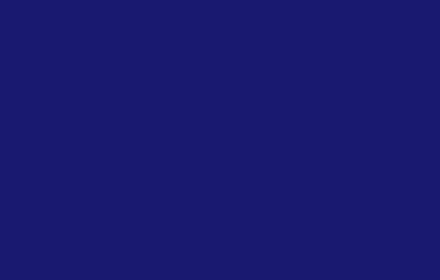
Frame 1 (no input)
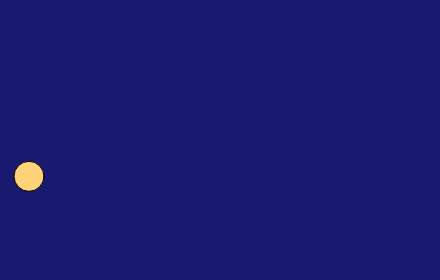
Frame 60 (no input)
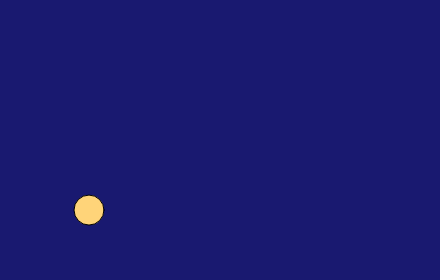
Frame 120 (the mouse pressed at the canvas centre since frame 60)

The p5.js sketch that drew these frames (run headless with seeded random() and noise() and a simulated clock; from frame 60 on, the mouse is pressed at the canvas centre):

// p5.js sketch
// ── sketch.js
let x;
let x1;
let y;
let dia = 30;

function setup() {
  createCanvas(440, 280);
  x = -dia;
  x1 = 0;
  y = height/2;
}

function draw() {
  background(25, 25, 112);
  fill(255, 212, 121);
  ellipse(x, y, dia);
  x += 1;
  x1 += .005;
  y = map(sin(x1), -1, 1, dia/2, height - dia/2);
  
  if (x >= width + dia) {
    x = -dia;
  }
}
